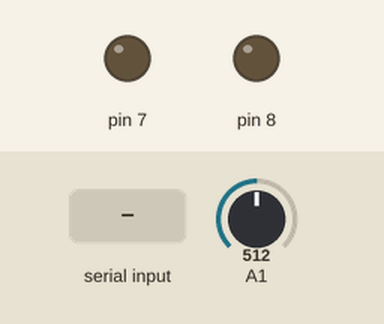
Simulated run of this sketch. Board: Arduino Uno, built with avr-gcc and run on an emulated ATmega328P. Parts: output pins drawn as LEDs (lit = HIGH). Inputs (shaded band) come from the test bench; at power-on: A1 = 512. What the sketch prints to the serial monitor is not drawn.

Above: at 1.2 s.
1.3 s: "s" received over Serial
At 1.6 s:
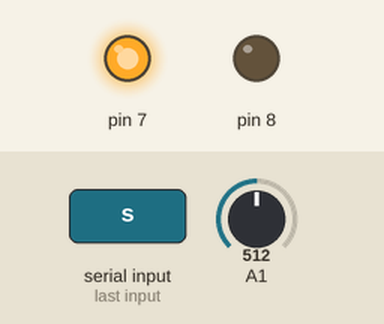
2.8 s: "d" received over Serial
At 4.0 s:
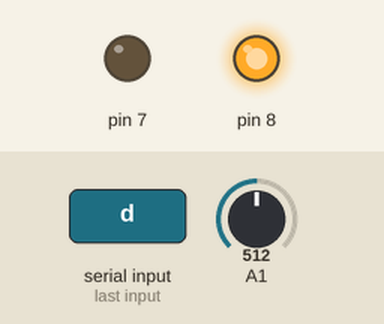
4.3 s: "f" received over Serial
At 5.5 s:
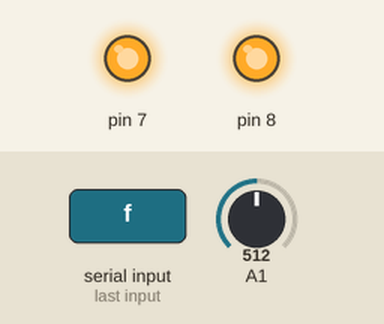
5.8 s: "a" received over Serial
At 6.7 s:
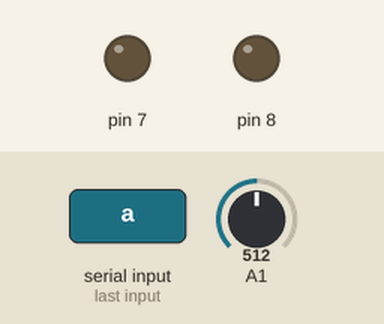
Timing chart, 0 to 8.3 s (numbered marks = the images above; inputs shaded):
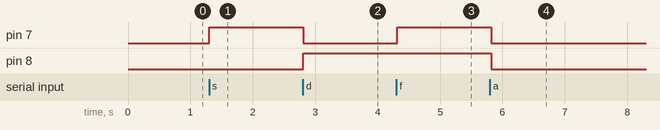

Measured:
- after the input at 1.3 s, pin 7: LOW → HIGH at once
- after the input at 2.8 s, pin 7: HIGH → LOW at once; pin 8: LOW → HIGH at once
- after the input at 4.3 s, pin 7: LOW → HIGH at once
- after the input at 5.8 s, pin 7, pin 8: HIGH → LOW at once

The sketch:

prototype_phase03a_motionsensortest.ino
```cpp
void setup()
{
	Serial.begin( 115200 );

	pinMode( A1, INPUT );
	pinMode( 7, OUTPUT );
	pinMode( 8, OUTPUT );

	//analogReadResolution( 16 );
}

void loop()
{
	if ( Serial.available() )
	{
		static byte p7 = 0, p8 = 0;

		byte r = Serial.read();
		if ( r == 'a' ) { p7 = 0; p8 = 0; }
		if ( r == 's' ) { p7 = 1; p8 = 0; }
		if ( r == 'd' ) { p7 = 0; p8 = 1; }
		if ( r == 'f' ) { p7 = 1; p8 = 1; }

		digitalWrite( 7, p7 );
		digitalWrite( 8, p8 );
	}

	int v = analogRead( A1 );

	Serial.println( v );
	//Serial.print( "\x08\x08\x08\x08\x08" );
	delay( 100 );
}
```
